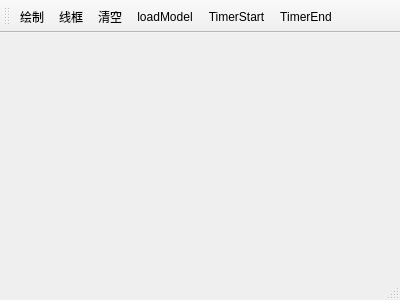
<?xml version="1.0" encoding="UTF-8"?>
<ui version="4.0">
 <class>MainWindow</class>
 <widget class="QMainWindow" name="MainWindow">
  <property name="geometry">
   <rect>
    <x>0</x>
    <y>0</y>
    <width>400</width>
    <height>300</height>
   </rect>
  </property>
  <property name="windowTitle">
   <string>MainWindow</string>
  </property>
  <property name="styleSheet">
   <string notr="true">letter space:100px</string>
  </property>
  <widget class="QWidget" name="centralWidget"/>
  <widget class="QMenuBar" name="menuBar">
   <property name="geometry">
    <rect>
     <x>0</x>
     <y>0</y>
     <width>400</width>
     <height>23</height>
    </rect>
   </property>
  </widget>
  <widget class="QToolBar" name="mainToolBar">
   <attribute name="toolBarArea">
    <enum>TopToolBarArea</enum>
   </attribute>
   <attribute name="toolBarBreak">
    <bool>false</bool>
   </attribute>
   <addaction name="actionDraw"/>
   <addaction name="actionWireFrame"/>
   <addaction name="actionClear"/>
   <addaction name="actionloadModel"/>
   <addaction name="actionTimerStart"/>
   <addaction name="actionTimerEnd"/>
  </widget>
  <widget class="QStatusBar" name="statusBar"/>
  <action name="actionDraw">
   <property name="text">
    <string>绘制</string>
   </property>
  </action>
  <action name="actionWireFrame">
   <property name="text">
    <string>线框</string>
   </property>
  </action>
  <action name="actionClear">
   <property name="text">
    <string>清空</string>
   </property>
  </action>
  <action name="actionloadModel">
   <property name="text">
    <string>loadModel</string>
   </property>
  </action>
  <action name="actionTimerStart">
   <property name="text">
    <string>TimerStart</string>
   </property>
  </action>
  <action name="actionTimerEnd">
   <property name="text">
    <string>TimerEnd</string>
   </property>
  </action>
 </widget>
 <layoutdefault spacing="6" margin="11"/>
 <resources/>
 <connections/>
</ui>
